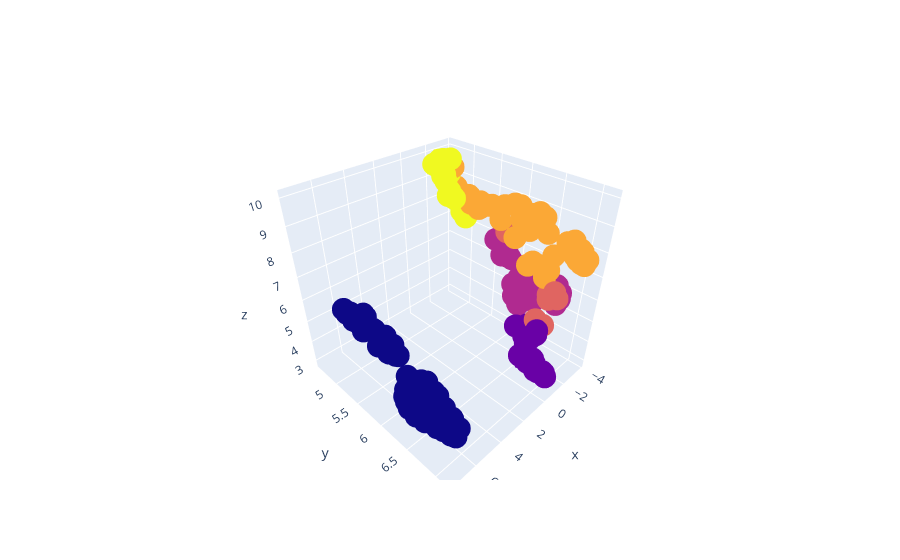

Notebook source saved alongside this figure:
### Code cell
import plotly.graph_objects as go

# Create trace, sizing bubbles by planet diameter
fig = go.Figure(data=go.Scatter3d(
    x = mouse_embedding[:, 0],
    y = mouse_embedding[:, 1],
    z = mouse_embedding[:, 2],
    mode = 'markers',
    marker = dict(
        color = final_clusters
        
        )
))
fig.show()

### Figure 1 — Plotly figure (JSON) as saved in the notebook; plotly's stock layout.template omitted (floating-point values rounded to 4 significant figures; data arrays with more than 128 entries replaced by an {"elided": "..."} marker saying what was removed)
{"data": [{"marker": {"color": {"elided": "218 int values"}}, "mode": "markers", "type": "scatter3d", "x": {"elided": "218 float values"}, "y": {"elided": "218 float values"}, "z": {"elided": "218 float values"}}], "layout": {}}
